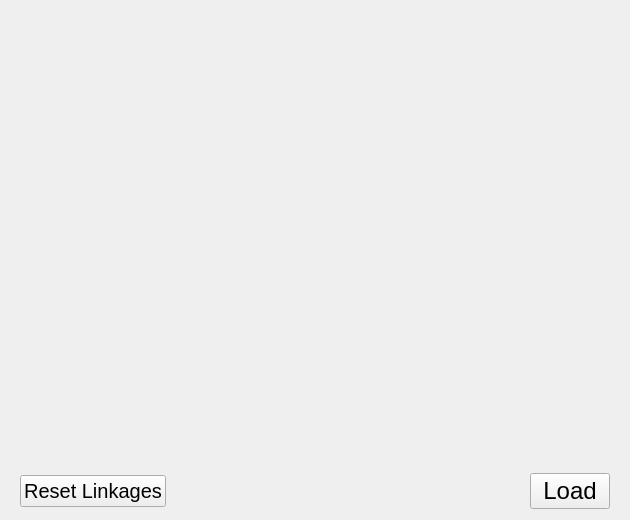
<?xml version="1.0" encoding="UTF-8"?>
<ui version="4.0">
 <class>Form</class>
 <widget class="QWidget" name="Form">
  <property name="geometry">
   <rect>
    <x>0</x>
    <y>0</y>
    <width>630</width>
    <height>520</height>
   </rect>
  </property>
  <property name="windowTitle">
   <string>Form</string>
  </property>
  <layout class="QVBoxLayout" name="verticalLayout">
   <item>
    <widget class="QWidget" name="widget_10" native="true">
     <layout class="QVBoxLayout" name="verticalLayout_9">
      <property name="topMargin">
       <number>0</number>
      </property>
      <property name="bottomMargin">
       <number>0</number>
      </property>
      <item>
       <widget class="QWidget" name="filterBox" native="true">
        <property name="sizePolicy">
         <sizepolicy hsizetype="Preferred" vsizetype="MinimumExpanding">
          <horstretch>0</horstretch>
          <verstretch>0</verstretch>
         </sizepolicy>
        </property>
       </widget>
      </item>
     </layout>
    </widget>
   </item>
   <item>
    <widget class="QWidget" name="widget_2" native="true">
     <layout class="QHBoxLayout" name="horizontalLayout_2">
      <property name="topMargin">
       <number>0</number>
      </property>
      <property name="bottomMargin">
       <number>0</number>
      </property>
      <item>
       <widget class="QPushButton" name="updateLinksBtn">
        <property name="font">
         <font>
          <pointsize>15</pointsize>
         </font>
        </property>
        <property name="text">
         <string>Reset Linkages</string>
        </property>
       </widget>
      </item>
      <item>
       <spacer name="horizontalSpacer">
        <property name="orientation">
         <enum>Qt::Horizontal</enum>
        </property>
        <property name="sizeHint" stdset="0">
         <size>
          <width>40</width>
          <height>20</height>
         </size>
        </property>
       </spacer>
      </item>
      <item>
       <widget class="QPushButton" name="loadBtn">
        <property name="font">
         <font>
          <pointsize>18</pointsize>
         </font>
        </property>
        <property name="text">
         <string>Load</string>
        </property>
       </widget>
      </item>
     </layout>
    </widget>
   </item>
  </layout>
 </widget>
 <resources/>
 <connections/>
</ui>
